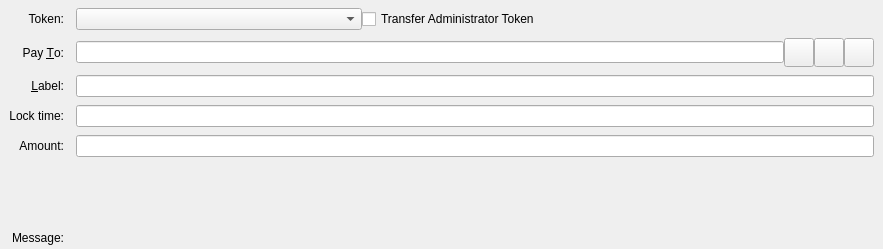
<?xml version="1.0" encoding="UTF-8"?>
<ui version="4.0">
 <class>SendTokensEntry</class>
 <widget class="QStackedWidget" name="SendTokensEntry">
  <property name="geometry">
   <rect>
    <x>0</x>
    <y>0</y>
    <width>883</width>
    <height>219</height>
   </rect>
  </property>
  <property name="focusPolicy">
   <enum>Qt::TabFocus</enum>
  </property>
  <property name="autoFillBackground">
   <bool>false</bool>
  </property>
  <property name="currentIndex">
   <number>0</number>
  </property>
  <widget class="QFrame" name="SendCoins">
   <property name="toolTip">
    <string>This is an token payment</string>
   </property>
   <property name="frameShape">
    <enum>QFrame::NoFrame</enum>
   </property>
   <layout class="QGridLayout" name="gridLayout">
    <property name="topMargin">
     <number>8</number>
    </property>
    <property name="bottomMargin">
     <number>4</number>
    </property>
    <property name="horizontalSpacing">
     <number>12</number>
    </property>
    <property name="verticalSpacing">
     <number>8</number>
    </property>
    <item row="6" column="1">
     <widget class="QLabel" name="tokenAmountLabel">
      <property name="text">
       <string/>
      </property>
      <property name="alignment">
       <set>Qt::AlignRight|Qt::AlignTrailing|Qt::AlignVCenter</set>
      </property>
     </widget>
    </item>
    <item row="7" column="1">
     <widget class="QLabel" name="ownershipWarningMessage">
      <property name="text">
       <string/>
      </property>
     </widget>
    </item>
    <item row="1" column="0">
     <widget class="QLabel" name="tokenBoxLabel">
      <property name="text">
       <string>Token:</string>
      </property>
      <property name="alignment">
       <set>Qt::AlignRight|Qt::AlignTrailing|Qt::AlignVCenter</set>
      </property>
     </widget>
    </item>
    <item row="2" column="0">
     <widget class="QLabel" name="payToLabel">
      <property name="text">
       <string>Pay &amp;To:</string>
      </property>
      <property name="alignment">
       <set>Qt::AlignRight|Qt::AlignTrailing|Qt::AlignVCenter</set>
      </property>
      <property name="buddy">
       <cstring>payTo</cstring>
      </property>
     </widget>
    </item>
    <item row="5" column="0">
     <widget class="QLabel" name="amountLabel">
      <property name="text">
       <string>Amount:</string>
      </property>
      <property name="alignment">
       <set>Qt::AlignRight|Qt::AlignTrailing|Qt::AlignVCenter</set>
      </property>
     </widget>
    </item>
    <item row="5" column="1">
     <layout class="QHBoxLayout" name="horizontalLayoutAmount" stretch="0">
      <item>
       <widget class="TokenAmountField" name="payTokenAmount"/>
      </item>
     </layout>
    </item>
    <item row="4" column="0">
     <widget class="QLabel" name="tokenLockTimeLabel">
      <property name="text">
       <string>Lock time:</string>
      </property>
      <property name="alignment">
       <set>Qt::AlignRight|Qt::AlignTrailing|Qt::AlignVCenter</set>
      </property>
      <property name="buddy">
       <cstring>addAsLabelLockTime</cstring>
      </property>
     </widget>
    </item>
    <item row="4" column="1">
     <widget class="QValidatedLineEdit" name="addAsLabelLockTime">
      <property name="toolTip">
       <string>Enter height or timestamp lock time for token transfer (default = 0)</string>
      </property>
     </widget>
    </item>
    <item row="3" column="0">
     <widget class="QLabel" name="labellLabel">
      <property name="text">
       <string>&amp;Label:</string>
      </property>
      <property name="alignment">
       <set>Qt::AlignRight|Qt::AlignTrailing|Qt::AlignVCenter</set>
      </property>
      <property name="buddy">
       <cstring>addAsLabel</cstring>
      </property>
     </widget>
    </item>
    <item row="9" column="0">
     <widget class="QLabel" name="messageLabel">
      <property name="text">
       <string>Message:</string>
      </property>
      <property name="alignment">
       <set>Qt::AlignRight|Qt::AlignTrailing|Qt::AlignVCenter</set>
      </property>
     </widget>
    </item>
    <item row="1" column="1">
     <layout class="QHBoxLayout" name="horizontalLayout_3">
      <property name="spacing">
       <number>0</number>
      </property>
      <item>
       <widget class="QComboBox" name="tokenSelectionBox">
        <property name="minimumContentsLength">
         <number>32</number>
        </property>
       </widget>
      </item>
      <item>
       <widget class="QCheckBox" name="administratorCheckbox">
        <property name="text">
         <string>Transfer Administrator Token</string>
        </property>
       </widget>
      </item>
      <item>
       <spacer name="horizontalSpacer">
        <property name="orientation">
         <enum>Qt::Horizontal</enum>
        </property>
        <property name="sizeHint" stdset="0">
         <size>
          <width>40</width>
          <height>20</height>
         </size>
        </property>
       </spacer>
      </item>
     </layout>
    </item>
    <item row="2" column="1">
     <layout class="QHBoxLayout" name="payToLayout">
      <property name="spacing">
       <number>0</number>
      </property>
      <item>
       <widget class="QValidatedLineEdit" name="payTo">
        <property name="toolTip">
         <string>The Alphacon address to send the payment to</string>
        </property>
       </widget>
      </item>
      <item>
       <widget class="QToolButton" name="addressBookButton">
        <property name="toolTip">
         <string>Choose previously used address</string>
        </property>
        <property name="text">
         <string/>
        </property>
        <property name="icon">
         <iconset resource="../alphacon.qrc">
          <normaloff>:/icons/address-book</normaloff>:/icons/address-book</iconset>
        </property>
        <property name="iconSize">
         <size>
          <width>22</width>
          <height>22</height>
         </size>
        </property>
        <property name="shortcut">
         <string>Alt+A</string>
        </property>
       </widget>
      </item>
      <item>
       <widget class="QToolButton" name="pasteButton">
        <property name="toolTip">
         <string>Paste address from clipboard</string>
        </property>
        <property name="text">
         <string/>
        </property>
        <property name="icon">
         <iconset resource="../alphacon.qrc">
          <normaloff>:/icons/editpaste</normaloff>:/icons/editpaste</iconset>
        </property>
        <property name="iconSize">
         <size>
          <width>22</width>
          <height>22</height>
         </size>
        </property>
        <property name="shortcut">
         <string>Alt+P</string>
        </property>
       </widget>
      </item>
      <item>
       <widget class="QToolButton" name="deleteButton">
        <property name="toolTip">
         <string>Remove this entry</string>
        </property>
        <property name="text">
         <string/>
        </property>
        <property name="icon">
         <iconset resource="../alphacon.qrc">
          <normaloff>:/icons/remove</normaloff>:/icons/remove</iconset>
        </property>
        <property name="iconSize">
         <size>
          <width>22</width>
          <height>22</height>
         </size>
        </property>
       </widget>
      </item>
     </layout>
    </item>
    <item row="3" column="1">
     <widget class="QLineEdit" name="addAsLabel">
      <property name="toolTip">
       <string>Enter a label for this address to add it to the list of used addresses</string>
      </property>
     </widget>
    </item>
    <item row="8" column="1">
     <widget class="QLabel" name="messageTextLabel">
      <property name="toolTip">
       <string>A message that was attached to the alphacon: URI which will be stored with the transaction for your reference. Note: This message will not be sent over the Alphacon network.</string>
      </property>
      <property name="textFormat">
       <enum>Qt::PlainText</enum>
      </property>
     </widget>
    </item>
   </layout>
  </widget>
  <widget class="QFrame" name="SendCoins_UnauthenticatedPaymentRequest">
   <property name="palette">
    <palette>
     <active>
      <colorrole role="WindowText">
       <brush brushstyle="SolidPattern">
        <color alpha="255">
         <red>0</red>
         <green>0</green>
         <blue>0</blue>
        </color>
       </brush>
      </colorrole>
      <colorrole role="Button">
       <brush brushstyle="SolidPattern">
        <color alpha="255">
         <red>255</red>
         <green>255</green>
         <blue>127</blue>
        </color>
       </brush>
      </colorrole>
      <colorrole role="Light">
       <brush brushstyle="SolidPattern">
        <color alpha="255">
         <red>255</red>
         <green>255</green>
         <blue>255</blue>
        </color>
       </brush>
      </colorrole>
      <colorrole role="Midlight">
       <brush brushstyle="SolidPattern">
        <color alpha="255">
         <red>255</red>
         <green>255</green>
         <blue>191</blue>
        </color>
       </brush>
      </colorrole>
      <colorrole role="Dark">
       <brush brushstyle="SolidPattern">
        <color alpha="255">
         <red>127</red>
         <green>127</green>
         <blue>63</blue>
        </color>
       </brush>
      </colorrole>
      <colorrole role="Mid">
       <brush brushstyle="SolidPattern">
        <color alpha="255">
         <red>170</red>
         <green>170</green>
         <blue>84</blue>
        </color>
       </brush>
      </colorrole>
      <colorrole role="Text">
       <brush brushstyle="SolidPattern">
        <color alpha="255">
         <red>0</red>
         <green>0</green>
         <blue>0</blue>
        </color>
       </brush>
      </colorrole>
      <colorrole role="BrightText">
       <brush brushstyle="SolidPattern">
        <color alpha="255">
         <red>255</red>
         <green>255</green>
         <blue>255</blue>
        </color>
       </brush>
      </colorrole>
      <colorrole role="ButtonText">
       <brush brushstyle="SolidPattern">
        <color alpha="255">
         <red>0</red>
         <green>0</green>
         <blue>0</blue>
        </color>
       </brush>
      </colorrole>
      <colorrole role="Base">
       <brush brushstyle="SolidPattern">
        <color alpha="255">
         <red>255</red>
         <green>255</green>
         <blue>255</blue>
        </color>
       </brush>
      </colorrole>
      <colorrole role="Window">
       <brush brushstyle="SolidPattern">
        <color alpha="255">
         <red>255</red>
         <green>255</green>
         <blue>127</blue>
        </color>
       </brush>
      </colorrole>
      <colorrole role="Shadow">
       <brush brushstyle="SolidPattern">
        <color alpha="255">
         <red>0</red>
         <green>0</green>
         <blue>0</blue>
        </color>
       </brush>
      </colorrole>
      <colorrole role="AlternateBase">
       <brush brushstyle="SolidPattern">
        <color alpha="255">
         <red>255</red>
         <green>255</green>
         <blue>191</blue>
        </color>
       </brush>
      </colorrole>
      <colorrole role="ToolTipBase">
       <brush brushstyle="SolidPattern">
        <color alpha="255">
         <red>255</red>
         <green>255</green>
         <blue>220</blue>
        </color>
       </brush>
      </colorrole>
      <colorrole role="ToolTipText">
       <brush brushstyle="SolidPattern">
        <color alpha="255">
         <red>0</red>
         <green>0</green>
         <blue>0</blue>
        </color>
       </brush>
      </colorrole>
     </active>
     <inactive>
      <colorrole role="WindowText">
       <brush brushstyle="SolidPattern">
        <color alpha="255">
         <red>0</red>
         <green>0</green>
         <blue>0</blue>
        </color>
       </brush>
      </colorrole>
      <colorrole role="Button">
       <brush brushstyle="SolidPattern">
        <color alpha="255">
         <red>255</red>
         <green>255</green>
         <blue>127</blue>
        </color>
       </brush>
      </colorrole>
      <colorrole role="Light">
       <brush brushstyle="SolidPattern">
        <color alpha="255">
         <red>255</red>
         <green>255</green>
         <blue>255</blue>
        </color>
       </brush>
      </colorrole>
      <colorrole role="Midlight">
       <brush brushstyle="SolidPattern">
        <color alpha="255">
         <red>255</red>
         <green>255</green>
         <blue>191</blue>
        </color>
       </brush>
      </colorrole>
      <colorrole role="Dark">
       <brush brushstyle="SolidPattern">
        <color alpha="255">
         <red>127</red>
         <green>127</green>
         <blue>63</blue>
        </color>
       </brush>
      </colorrole>
      <colorrole role="Mid">
       <brush brushstyle="SolidPattern">
        <color alpha="255">
         <red>170</red>
         <green>170</green>
         <blue>84</blue>
        </color>
       </brush>
      </colorrole>
      <colorrole role="Text">
       <brush brushstyle="SolidPattern">
        <color alpha="255">
         <red>0</red>
         <green>0</green>
         <blue>0</blue>
        </color>
       </brush>
      </colorrole>
      <colorrole role="BrightText">
       <brush brushstyle="SolidPattern">
        <color alpha="255">
         <red>255</red>
         <green>255</green>
         <blue>255</blue>
        </color>
       </brush>
      </colorrole>
      <colorrole role="ButtonText">
       <brush brushstyle="SolidPattern">
        <color alpha="255">
         <red>0</red>
         <green>0</green>
         <blue>0</blue>
        </color>
       </brush>
      </colorrole>
      <colorrole role="Base">
       <brush brushstyle="SolidPattern">
        <color alpha="255">
         <red>255</red>
         <green>255</green>
         <blue>255</blue>
        </color>
       </brush>
      </colorrole>
      <colorrole role="Window">
       <brush brushstyle="SolidPattern">
        <color alpha="255">
         <red>255</red>
         <green>255</green>
         <blue>127</blue>
        </color>
       </brush>
      </colorrole>
      <colorrole role="Shadow">
       <brush brushstyle="SolidPattern">
        <color alpha="255">
         <red>0</red>
         <green>0</green>
         <blue>0</blue>
        </color>
       </brush>
      </colorrole>
      <colorrole role="AlternateBase">
       <brush brushstyle="SolidPattern">
        <color alpha="255">
         <red>255</red>
         <green>255</green>
         <blue>191</blue>
        </color>
       </brush>
      </colorrole>
      <colorrole role="ToolTipBase">
       <brush brushstyle="SolidPattern">
        <color alpha="255">
         <red>255</red>
         <green>255</green>
         <blue>220</blue>
        </color>
       </brush>
      </colorrole>
      <colorrole role="ToolTipText">
       <brush brushstyle="SolidPattern">
        <color alpha="255">
         <red>0</red>
         <green>0</green>
         <blue>0</blue>
        </color>
       </brush>
      </colorrole>
     </inactive>
     <disabled>
      <colorrole role="WindowText">
       <brush brushstyle="SolidPattern">
        <color alpha="255">
         <red>127</red>
         <green>127</green>
         <blue>63</blue>
        </color>
       </brush>
      </colorrole>
      <colorrole role="Button">
       <brush brushstyle="SolidPattern">
        <color alpha="255">
         <red>255</red>
         <green>255</green>
         <blue>127</blue>
        </color>
       </brush>
      </colorrole>
      <colorrole role="Light">
       <brush brushstyle="SolidPattern">
        <color alpha="255">
         <red>255</red>
         <green>255</green>
         <blue>255</blue>
        </color>
       </brush>
      </colorrole>
      <colorrole role="Midlight">
       <brush brushstyle="SolidPattern">
        <color alpha="255">
         <red>255</red>
         <green>255</green>
         <blue>191</blue>
        </color>
       </brush>
      </colorrole>
      <colorrole role="Dark">
       <brush brushstyle="SolidPattern">
        <color alpha="255">
         <red>127</red>
         <green>127</green>
         <blue>63</blue>
        </color>
       </brush>
      </colorrole>
      <colorrole role="Mid">
       <brush brushstyle="SolidPattern">
        <color alpha="255">
         <red>170</red>
         <green>170</green>
         <blue>84</blue>
        </color>
       </brush>
      </colorrole>
      <colorrole role="Text">
       <brush brushstyle="SolidPattern">
        <color alpha="255">
         <red>127</red>
         <green>127</green>
         <blue>63</blue>
        </color>
       </brush>
      </colorrole>
      <colorrole role="BrightText">
       <brush brushstyle="SolidPattern">
        <color alpha="255">
         <red>255</red>
         <green>255</green>
         <blue>255</blue>
        </color>
       </brush>
      </colorrole>
      <colorrole role="ButtonText">
       <brush brushstyle="SolidPattern">
        <color alpha="255">
         <red>127</red>
         <green>127</green>
         <blue>63</blue>
        </color>
       </brush>
      </colorrole>
      <colorrole role="Base">
       <brush brushstyle="SolidPattern">
        <color alpha="255">
         <red>255</red>
         <green>255</green>
         <blue>127</blue>
        </color>
       </brush>
      </colorrole>
      <colorrole role="Window">
       <brush brushstyle="SolidPattern">
        <color alpha="255">
         <red>255</red>
         <green>255</green>
         <blue>127</blue>
        </color>
       </brush>
      </colorrole>
      <colorrole role="Shadow">
       <brush brushstyle="SolidPattern">
        <color alpha="255">
         <red>0</red>
         <green>0</green>
         <blue>0</blue>
        </color>
       </brush>
      </colorrole>
      <colorrole role="AlternateBase">
       <brush brushstyle="SolidPattern">
        <color alpha="255">
         <red>255</red>
         <green>255</green>
         <blue>127</blue>
        </color>
       </brush>
      </colorrole>
      <colorrole role="ToolTipBase">
       <brush brushstyle="SolidPattern">
        <color alpha="255">
         <red>255</red>
         <green>255</green>
         <blue>220</blue>
        </color>
       </brush>
      </colorrole>
      <colorrole role="ToolTipText">
       <brush brushstyle="SolidPattern">
        <color alpha="255">
         <red>0</red>
         <green>0</green>
         <blue>0</blue>
        </color>
       </brush>
      </colorrole>
     </disabled>
    </palette>
   </property>
   <property name="toolTip">
    <string>This is an unauthenticated payment request.</string>
   </property>
   <property name="autoFillBackground">
    <bool>true</bool>
   </property>
   <property name="frameShape">
    <enum>QFrame::NoFrame</enum>
   </property>
   <layout class="QGridLayout" name="gridLayout_is">
    <property name="spacing">
     <number>12</number>
    </property>
    <item row="0" column="0">
     <widget class="QLabel" name="payToLabel_is">
      <property name="text">
       <string>Pay To:</string>
      </property>
      <property name="alignment">
       <set>Qt::AlignRight|Qt::AlignTrailing|Qt::AlignVCenter</set>
      </property>
     </widget>
    </item>
    <item row="0" column="1">
     <layout class="QHBoxLayout" name="payToLayout_is">
      <property name="spacing">
       <number>0</number>
      </property>
      <item>
       <widget class="QLabel" name="payTo_is"/>
      </item>
      <item>
       <widget class="QToolButton" name="deleteButton_is">
        <property name="toolTip">
         <string>Remove this entry</string>
        </property>
        <property name="text">
         <string/>
        </property>
        <property name="icon">
         <iconset resource="../alphacon.qrc">
          <normaloff>:/icons/remove</normaloff>:/icons/remove</iconset>
        </property>
       </widget>
      </item>
     </layout>
    </item>
    <item row="1" column="0">
     <widget class="QLabel" name="memoLabel_is">
      <property name="text">
       <string>Memo:</string>
      </property>
      <property name="alignment">
       <set>Qt::AlignRight|Qt::AlignTrailing|Qt::AlignVCenter</set>
      </property>
     </widget>
    </item>
    <item row="1" column="1">
     <widget class="QLabel" name="memoTextLabel_is">
      <property name="textFormat">
       <enum>Qt::PlainText</enum>
      </property>
     </widget>
    </item>
    <item row="2" column="0">
     <widget class="QLabel" name="amountLabel_is">
      <property name="text">
       <string>A&amp;mount:</string>
      </property>
      <property name="alignment">
       <set>Qt::AlignRight|Qt::AlignTrailing|Qt::AlignVCenter</set>
      </property>
      <property name="buddy">
       <cstring>payAmount_is</cstring>
      </property>
     </widget>
    </item>
    <item row="2" column="1">
     <widget class="QLineEdit" name="payAmount_is">
      <property name="acceptDrops">
       <bool>false</bool>
      </property>
     </widget>
    </item>
   </layout>
  </widget>
  <widget class="QFrame" name="SendCoins_AuthenticatedPaymentRequest">
   <property name="palette">
    <palette>
     <active>
      <colorrole role="WindowText">
       <brush brushstyle="SolidPattern">
        <color alpha="255">
         <red>0</red>
         <green>0</green>
         <blue>0</blue>
        </color>
       </brush>
      </colorrole>
      <colorrole role="Button">
       <brush brushstyle="SolidPattern">
        <color alpha="255">
         <red>140</red>
         <green>232</green>
         <blue>119</blue>
        </color>
       </brush>
      </colorrole>
      <colorrole role="Light">
       <brush brushstyle="SolidPattern">
        <color alpha="255">
         <red>230</red>
         <green>255</green>
         <blue>224</blue>
        </color>
       </brush>
      </colorrole>
      <colorrole role="Midlight">
       <brush brushstyle="SolidPattern">
        <color alpha="255">
         <red>185</red>
         <green>243</green>
         <blue>171</blue>
        </color>
       </brush>
      </colorrole>
      <colorrole role="Dark">
       <brush brushstyle="SolidPattern">
        <color alpha="255">
         <red>70</red>
         <green>116</green>
         <blue>59</blue>
        </color>
       </brush>
      </colorrole>
      <colorrole role="Mid">
       <brush brushstyle="SolidPattern">
        <color alpha="255">
         <red>93</red>
         <green>155</green>
         <blue>79</blue>
        </color>
       </brush>
      </colorrole>
      <colorrole role="Text">
       <brush brushstyle="SolidPattern">
        <color alpha="255">
         <red>0</red>
         <green>0</green>
         <blue>0</blue>
        </color>
       </brush>
      </colorrole>
      <colorrole role="BrightText">
       <brush brushstyle="SolidPattern">
        <color alpha="255">
         <red>155</red>
         <green>255</green>
         <blue>147</blue>
        </color>
       </brush>
      </colorrole>
      <colorrole role="ButtonText">
       <brush brushstyle="SolidPattern">
        <color alpha="255">
         <red>0</red>
         <green>0</green>
         <blue>0</blue>
        </color>
       </brush>
      </colorrole>
      <colorrole role="Base">
       <brush brushstyle="SolidPattern">
        <color alpha="255">
         <red>119</red>
         <green>255</green>
         <blue>233</blue>
        </color>
       </brush>
      </colorrole>
      <colorrole role="Window">
       <brush brushstyle="SolidPattern">
        <color alpha="255">
         <red>140</red>
         <green>232</green>
         <blue>119</blue>
        </color>
       </brush>
      </colorrole>
      <colorrole role="Shadow">
       <brush brushstyle="SolidPattern">
        <color alpha="255">
         <red>0</red>
         <green>0</green>
         <blue>0</blue>
        </color>
       </brush>
      </colorrole>
      <colorrole role="AlternateBase">
       <brush brushstyle="SolidPattern">
        <color alpha="255">
         <red>197</red>
         <green>243</green>
         <blue>187</blue>
        </color>
       </brush>
      </colorrole>
      <colorrole role="NoRole">
       <brush brushstyle="SolidPattern">
        <color alpha="255">
         <red>125</red>
         <green>194</green>
         <blue>122</blue>
        </color>
       </brush>
      </colorrole>
      <colorrole role="ToolTipBase">
       <brush brushstyle="SolidPattern">
        <color alpha="255">
         <red>255</red>
         <green>255</green>
         <blue>220</blue>
        </color>
       </brush>
      </colorrole>
      <colorrole role="ToolTipText">
       <brush brushstyle="SolidPattern">
        <color alpha="255">
         <red>0</red>
         <green>0</green>
         <blue>0</blue>
        </color>
       </brush>
      </colorrole>
     </active>
     <inactive>
      <colorrole role="WindowText">
       <brush brushstyle="SolidPattern">
        <color alpha="255">
         <red>0</red>
         <green>0</green>
         <blue>0</blue>
        </color>
       </brush>
      </colorrole>
      <colorrole role="Button">
       <brush brushstyle="SolidPattern">
        <color alpha="255">
         <red>140</red>
         <green>232</green>
         <blue>119</blue>
        </color>
       </brush>
      </colorrole>
      <colorrole role="Light">
       <brush brushstyle="SolidPattern">
        <color alpha="255">
         <red>230</red>
         <green>255</green>
         <blue>224</blue>
        </color>
       </brush>
      </colorrole>
      <colorrole role="Midlight">
       <brush brushstyle="SolidPattern">
        <color alpha="255">
         <red>185</red>
         <green>243</green>
         <blue>171</blue>
        </color>
       </brush>
      </colorrole>
      <colorrole role="Dark">
       <brush brushstyle="SolidPattern">
        <color alpha="255">
         <red>70</red>
         <green>116</green>
         <blue>59</blue>
        </color>
       </brush>
      </colorrole>
      <colorrole role="Mid">
       <brush brushstyle="SolidPattern">
        <color alpha="255">
         <red>93</red>
         <green>155</green>
         <blue>79</blue>
        </color>
       </brush>
      </colorrole>
      <colorrole role="Text">
       <brush brushstyle="SolidPattern">
        <color alpha="255">
         <red>0</red>
         <green>0</green>
         <blue>0</blue>
        </color>
       </brush>
      </colorrole>
      <colorrole role="BrightText">
       <brush brushstyle="SolidPattern">
        <color alpha="255">
         <red>155</red>
         <green>255</green>
         <blue>147</blue>
        </color>
       </brush>
      </colorrole>
      <colorrole role="ButtonText">
       <brush brushstyle="SolidPattern">
        <color alpha="255">
         <red>0</red>
         <green>0</green>
         <blue>0</blue>
        </color>
       </brush>
      </colorrole>
      <colorrole role="Base">
       <brush brushstyle="SolidPattern">
        <color alpha="255">
         <red>119</red>
         <green>255</green>
         <blue>233</blue>
        </color>
       </brush>
      </colorrole>
      <colorrole role="Window">
       <brush brushstyle="SolidPattern">
        <color alpha="255">
         <red>140</red>
         <green>232</green>
         <blue>119</blue>
        </color>
       </brush>
      </colorrole>
      <colorrole role="Shadow">
       <brush brushstyle="SolidPattern">
        <color alpha="255">
         <red>0</red>
         <green>0</green>
         <blue>0</blue>
        </color>
       </brush>
      </colorrole>
      <colorrole role="AlternateBase">
       <brush brushstyle="SolidPattern">
        <color alpha="255">
         <red>197</red>
         <green>243</green>
         <blue>187</blue>
        </color>
       </brush>
      </colorrole>
      <colorrole role="NoRole">
       <brush brushstyle="SolidPattern">
        <color alpha="255">
         <red>125</red>
         <green>194</green>
         <blue>122</blue>
        </color>
       </brush>
      </colorrole>
      <colorrole role="ToolTipBase">
       <brush brushstyle="SolidPattern">
        <color alpha="255">
         <red>255</red>
         <green>255</green>
         <blue>220</blue>
        </color>
       </brush>
      </colorrole>
      <colorrole role="ToolTipText">
       <brush brushstyle="SolidPattern">
        <color alpha="255">
         <red>0</red>
         <green>0</green>
         <blue>0</blue>
        </color>
       </brush>
      </colorrole>
     </inactive>
     <disabled>
      <colorrole role="WindowText">
       <brush brushstyle="SolidPattern">
        <color alpha="255">
         <red>70</red>
         <green>116</green>
         <blue>59</blue>
        </color>
       </brush>
      </colorrole>
      <colorrole role="Button">
       <brush brushstyle="SolidPattern">
        <color alpha="255">
         <red>140</red>
         <green>232</green>
         <blue>119</blue>
        </color>
       </brush>
      </colorrole>
      <colorrole role="Light">
       <brush brushstyle="SolidPattern">
        <color alpha="255">
         <red>230</red>
         <green>255</green>
         <blue>224</blue>
        </color>
       </brush>
      </colorrole>
      <colorrole role="Midlight">
       <brush brushstyle="SolidPattern">
        <color alpha="255">
         <red>185</red>
         <green>243</green>
         <blue>171</blue>
        </color>
       </brush>
      </colorrole>
      <colorrole role="Dark">
       <brush brushstyle="SolidPattern">
        <color alpha="255">
         <red>70</red>
         <green>116</green>
         <blue>59</blue>
        </color>
       </brush>
      </colorrole>
      <colorrole role="Mid">
       <brush brushstyle="SolidPattern">
        <color alpha="255">
         <red>93</red>
         <green>155</green>
         <blue>79</blue>
        </color>
       </brush>
      </colorrole>
      <colorrole role="Text">
       <brush brushstyle="SolidPattern">
        <color alpha="255">
         <red>70</red>
         <green>116</green>
         <blue>59</blue>
        </color>
       </brush>
      </colorrole>
      <colorrole role="BrightText">
       <brush brushstyle="SolidPattern">
        <color alpha="255">
         <red>155</red>
         <green>255</green>
         <blue>147</blue>
        </color>
       </brush>
      </colorrole>
      <colorrole role="ButtonText">
       <brush brushstyle="SolidPattern">
        <color alpha="255">
         <red>70</red>
         <green>116</green>
         <blue>59</blue>
        </color>
       </brush>
      </colorrole>
      <colorrole role="Base">
       <brush brushstyle="SolidPattern">
        <color alpha="255">
         <red>140</red>
         <green>232</green>
         <blue>119</blue>
        </color>
       </brush>
      </colorrole>
      <colorrole role="Window">
       <brush brushstyle="SolidPattern">
        <color alpha="255">
         <red>140</red>
         <green>232</green>
         <blue>119</blue>
        </color>
       </brush>
      </colorrole>
      <colorrole role="Shadow">
       <brush brushstyle="SolidPattern">
        <color alpha="255">
         <red>0</red>
         <green>0</green>
         <blue>0</blue>
        </color>
       </brush>
      </colorrole>
      <colorrole role="AlternateBase">
       <brush brushstyle="SolidPattern">
        <color alpha="255">
         <red>140</red>
         <green>232</green>
         <blue>119</blue>
        </color>
       </brush>
      </colorrole>
      <colorrole role="NoRole">
       <brush brushstyle="SolidPattern">
        <color alpha="255">
         <red>125</red>
         <green>194</green>
         <blue>122</blue>
        </color>
       </brush>
      </colorrole>
      <colorrole role="ToolTipBase">
       <brush brushstyle="SolidPattern">
        <color alpha="255">
         <red>255</red>
         <green>255</green>
         <blue>220</blue>
        </color>
       </brush>
      </colorrole>
      <colorrole role="ToolTipText">
       <brush brushstyle="SolidPattern">
        <color alpha="255">
         <red>0</red>
         <green>0</green>
         <blue>0</blue>
        </color>
       </brush>
      </colorrole>
     </disabled>
    </palette>
   </property>
   <property name="toolTip">
    <string>This is an authenticated payment request.</string>
   </property>
   <property name="autoFillBackground">
    <bool>true</bool>
   </property>
   <property name="frameShape">
    <enum>QFrame::NoFrame</enum>
   </property>
   <layout class="QGridLayout" name="gridLayout_s">
    <property name="spacing">
     <number>12</number>
    </property>
    <item row="0" column="0">
     <widget class="QLabel" name="payToLabel_s">
      <property name="text">
       <string>Pay To:</string>
      </property>
      <property name="alignment">
       <set>Qt::AlignRight|Qt::AlignTrailing|Qt::AlignVCenter</set>
      </property>
     </widget>
    </item>
    <item row="0" column="1">
     <layout class="QHBoxLayout" name="payToLayout_s">
      <property name="spacing">
       <number>0</number>
      </property>
      <item>
       <widget class="QLabel" name="payTo_s">
        <property name="textFormat">
         <enum>Qt::PlainText</enum>
        </property>
       </widget>
      </item>
      <item>
       <widget class="QToolButton" name="deleteButton_s">
        <property name="toolTip">
         <string>Remove this entry</string>
        </property>
        <property name="text">
         <string/>
        </property>
        <property name="icon">
         <iconset resource="../alphacon.qrc">
          <normaloff>:/icons/remove</normaloff>:/icons/remove</iconset>
        </property>
       </widget>
      </item>
     </layout>
    </item>
    <item row="1" column="0">
     <widget class="QLabel" name="memoLabel_s">
      <property name="text">
       <string>Memo:</string>
      </property>
      <property name="alignment">
       <set>Qt::AlignRight|Qt::AlignTrailing|Qt::AlignVCenter</set>
      </property>
     </widget>
    </item>
    <item row="1" column="1">
     <widget class="QLabel" name="memoTextLabel_s">
      <property name="textFormat">
       <enum>Qt::PlainText</enum>
      </property>
     </widget>
    </item>
    <item row="2" column="0">
     <widget class="QLabel" name="amountLabel_s">
      <property name="text">
       <string>A&amp;mount:</string>
      </property>
      <property name="alignment">
       <set>Qt::AlignRight|Qt::AlignTrailing|Qt::AlignVCenter</set>
      </property>
      <property name="buddy">
       <cstring>payAmount_s</cstring>
      </property>
     </widget>
    </item>
    <item row="2" column="1">
     <widget class="AlphaconAmountField" name="payAmount_s">
      <property name="acceptDrops">
       <bool>false</bool>
      </property>
     </widget>
    </item>
   </layout>
  </widget>
 </widget>
 <customwidgets>
  <customwidget>
   <class>QValidatedLineEdit</class>
   <extends>QLineEdit</extends>
   <header>qvalidatedlineedit.h</header>
  </customwidget>
  <customwidget>
   <class>AlphaconAmountField</class>
   <extends>QLineEdit</extends>
   <header>alphaconamountfield.h</header>
   <container>1</container>
  </customwidget>
  <customwidget>
   <class>TokenAmountField</class>
   <extends>QLineEdit</extends>
   <header location="global">alphaconamountfield.h</header>
  </customwidget>
 </customwidgets>
 <tabstops>
  <tabstop>payTo</tabstop>
  <tabstop>addressBookButton</tabstop>
  <tabstop>pasteButton</tabstop>
  <tabstop>deleteButton</tabstop>
  <tabstop>addAsLabel</tabstop>
  <tabstop>addAsLabelLockTime</tabstop>
  <tabstop>payAmount_is</tabstop>
  <tabstop>deleteButton_is</tabstop>
  <tabstop>payAmount_s</tabstop>
  <tabstop>deleteButton_s</tabstop>
 </tabstops>
 <resources>
  <include location="../alphacon.qrc"/>
 </resources>
 <connections/>
</ui>
